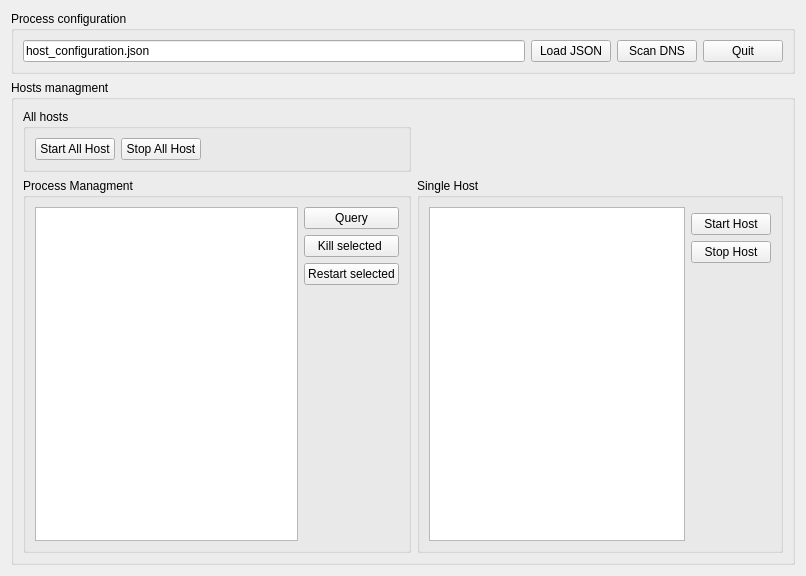
      <widget class="QWidget" name="ProcessControl">
       <attribute name="title">
        <string>Process Control</string>
       </attribute>
       <layout class="QVBoxLayout" name="verticalLayout_2">
        <item>
         <widget class="QGroupBox" name="groupBox">
          <property name="title">
           <string>Process configuration</string>
          </property>
          <layout class="QHBoxLayout" name="horizontalLayout_5">
           <item>
            <widget class="QLineEdit" name="leConfig">
             <property name="minimumSize">
              <size>
               <width>231</width>
               <height>0</height>
              </size>
             </property>
             <property name="text">
              <string>host_configuration.json</string>
             </property>
            </widget>
           </item>
           <item>
            <widget class="QPushButton" name="PBLoadJSON">
             <property name="text">
              <string>Load JSON</string>
             </property>
            </widget>
           </item>
           <item>
            <widget class="QPushButton" name="pbScanDNS">
             <property name="text">
              <string>Scan DNS</string>
             </property>
            </widget>
           </item>
           <item>
            <widget class="QPushButton" name="pbQuit">
             <property name="text">
              <string>Quit</string>
             </property>
            </widget>
           </item>
          </layout>
         </widget>
        </item>
        <item>
         <widget class="QGroupBox" name="groupBox_2">
          <property name="title">
           <string>Hosts managment</string>
          </property>
          <layout class="QGridLayout" name="gridLayout_4">
           <item row="0" column="0">
            <widget class="QGroupBox" name="groupBox_3">
             <property name="title">
              <string>All hosts</string>
             </property>
             <layout class="QHBoxLayout" name="horizontalLayout_2">
              <item>
               <widget class="QPushButton" name="PBStartAllHost">
                <property name="text">
                 <string>Start All Host</string>
                </property>
               </widget>
              </item>
              <item>
               <widget class="QPushButton" name="PBStopAllHost">
                <property name="text">
                 <string>Stop All Host</string>
                </property>
               </widget>
              </item>
              <item>
               <spacer name="horizontalSpacer_5">
                <property name="orientation">
                 <enum>Qt::Horizontal</enum>
                </property>
                <property name="sizeHint" stdset="0">
                 <size>
                  <width>198</width>
                  <height>20</height>
                 </size>
                </property>
               </spacer>
              </item>
             </layout>
            </widget>
           </item>
           <item row="1" column="0">
            <widget class="QGroupBox" name="groupBox_6">
             <property name="title">
              <string>Process Managment</string>
             </property>
             <layout class="QGridLayout" name="gridLayout">
              <item row="0" column="0" rowspan="4">
               <widget class="QListView" name="lvProcess"/>
              </item>
              <item row="0" column="1">
               <widget class="QPushButton" name="pbQueryProcess">
                <property name="text">
                 <string>Query</string>
                </property>
               </widget>
              </item>
              <item row="1" column="1">
               <widget class="QPushButton" name="pbKillProcess">
                <property name="text">
                 <string>Kill selected </string>
                </property>
               </widget>
              </item>
              <item row="2" column="1">
               <widget class="QPushButton" name="pbRestartProcess">
                <property name="text">
                 <string>Restart selected</string>
                </property>
               </widget>
              </item>
              <item row="3" column="1">
               <spacer name="verticalSpacer_2">
                <property name="orientation">
                 <enum>Qt::Vertical</enum>
                </property>
                <property name="sizeHint" stdset="0">
                 <size>
                  <width>20</width>
                  <height>248</height>
                 </size>
                </property>
               </spacer>
              </item>
             </layout>
            </widget>
           </item>
           <item row="1" column="1">
            <widget class="QGroupBox" name="groupBox_4">
             <property name="title">
              <string>Single Host </string>
             </property>
             <layout class="QGridLayout" name="gridLayout_3">
              <item row="0" column="0" rowspan="4">
               <widget class="QListView" name="lvHosts"/>
              </item>
              <item row="2" column="1">
               <widget class="QPushButton" name="pbStopHost">
                <property name="text">
                 <string>Stop Host</string>
                </property>
               </widget>
              </item>
              <item row="3" column="1">
               <spacer name="verticalSpacer">
                <property name="orientation">
                 <enum>Qt::Vertical</enum>
                </property>
                <property name="sizeHint" stdset="0">
                 <size>
                  <width>20</width>
                  <height>278</height>
                 </size>
                </property>
               </spacer>
              </item>
              <item row="1" column="1">
               <widget class="QPushButton" name="pbStartHost">
                <property name="text">
                 <string>Start Host</string>
                </property>
               </widget>
              </item>
             </layout>
            </widget>
           </item>
          </layout>
         </widget>
        </item>
       </layout>
      </widget>
